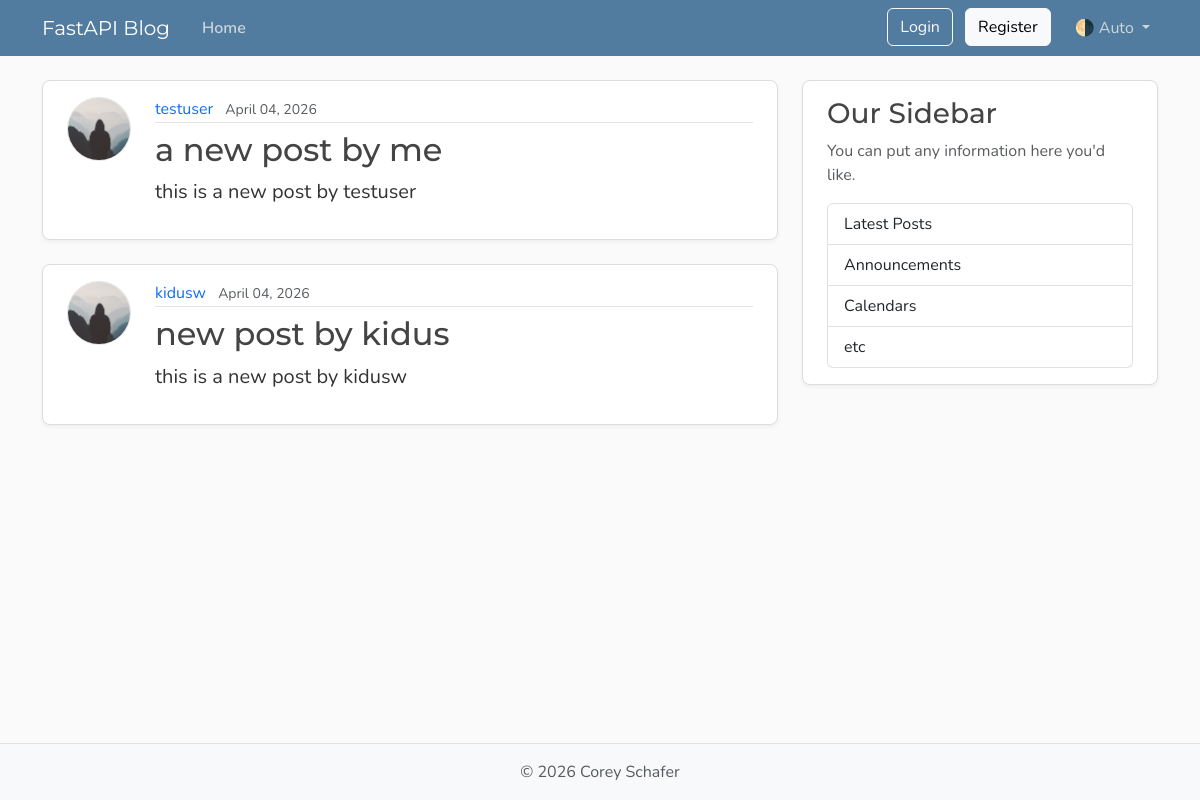
The page /posts on the database its author committed.
### models.py (models this page shows, shortened)
class Post(Base):
    __tablename__ = "posts"
    id: Mapped[int] = mapped_column(Integer, primary_key=True, index=True)
    title: Mapped[str] = mapped_column(String(100), nullable=False)
    content: Mapped[str] = mapped_column(Text, nullable=False)
    user_id: Mapped[int] = mapped_column(
        ForeignKey("users.id"),
        nullable=False,
        index=True,
    )
    date_posted: Mapped[datetime] = mapped_column(
        DateTime(timezone=True),
        default=lambda: datetime.now(UTC),
    )
    author: Mapped[User] = relationship(back_populates="posts")

class User(Base):
    __tablename__ = "users"
    id: Mapped[int] = mapped_column(Integer, primary_key=True, index=True)
    username: Mapped[str] = mapped_column(String(50), unique=True, nullable=False)
    email: Mapped[str] = mapped_column(String(120), unique=True, nullable=False)
    password_hash : Mapped[str] = mapped_column(String(200),nullable=False)
    image_file: Mapped[str | None] = mapped_column(
        String(200),
        nullable=True,
        default=None,
    )
    posts: Mapped[list[Post]] = relationship(
        back_populates="author",
        cascade="all, delete-orphan",
    )

### main.py (the view)
@app.get("/", include_in_schema=False, name="home")
@app.get("/posts", include_in_schema=False, name="posts")
async def home(request: Request, db: Annotated[AsyncSession, Depends(get_db)]):
    result = await db.execute(
        select(models.Post)
        .options(selectinload(models.Post.author))
        .order_by(models.Post.date_posted.desc()),
    )
    posts = result.scalars().all()
    return templates.TemplateResponse(
        request,
        "home.html",
        {"posts": posts, "title": "Home"},
    )

### templates/home.html
{% extends "layout.html" %}
{% block content %}
    {% for post in posts %}
        <article class="content-section py-3 px-4 mb-4">
            <div class="d-flex align-items-start gap-4">
                <img class="rounded-circle article-img flex-shrink-0"
                     src="{{ post.author.image_path }}"
                     alt="{{ post.author.username }}'s profile picture"
                     width="64"
                     height="64"
                     loading="lazy">
                <div class="flex-grow-1">
                    <div class="article-metadata mb-2">
                        <a class="me-2"
                           href="{{ url_for("user_posts", user_id=post.author.id) }}">{{ post.author.username }}</a>
                        <small class="text-body-secondary">{{ post.date_posted.strftime("%B %d, %Y") }}</small>
                    </div>
                    <h2>
                        <a class="article-title"
                           href="{{ url_for("post_page", post_id=post.id) }}">{{ post.title }}</a>
                    </h2>
                    <p class="article-content">{{ post.content }}</p>
                </div>
            </div>
        </article>
    {% endfor %}
{% endblock content %}

### templates/layout.html (shortened to what this page needs)
<!DOCTYPE html>
<html lang="en">
    <head>
        <link href="https://cdn.jsdelivr.net/npm/bootstrap@5.3.8/dist/css/bootstrap.min.css"
              rel="stylesheet"
>
        <link rel="stylesheet"
              type="text/css"
              href="{{ url_for("static", path='css/main.css') }}">
    </head>
    <body class="d-flex flex-column min-vh-100">
        <header class="site-header">
            <nav class="navbar navbar-expand-md bg-steel fixed-top"
                 data-bs-theme="dark">
                <div class="container">
                    <a class="navbar-brand me-4" href="{{ url_for("home") }}">FastAPI Blog</a>
                    <div class="collapse navbar-collapse" id="navbarToggle">
                        <div class="navbar-nav me-auto">
                            <a class="nav-link active"
                               aria-current="page"
                               href="{{ url_for("home") }}">Home</a>
                        </div>
                        <div class="navbar-nav">
                            <div id="loggedOutNav">
                                <a class="btn btn-outline-light mb-2 mb-md-0 me-md-2"
                                   href="{{ url_for("login_page") }}">Login</a>
                                <a class="btn btn-light mb-2 mb-md-0 me-md-3"
                                   href="{{ url_for("register_page") }}">Register</a>
                            </div>
                            <div class="nav-item dropdown">
                                <a class="nav-link dropdown-toggle"
                                   href="#"
                                   role="button"
                                   id="bd-theme"
                                   data-bs-toggle="dropdown"
                                   aria-expanded="false">
                                    <span id="bd-theme-text">🌗 Auto</span>
                                </a>
                            </div>
                        </div>
                    </div>
                </div>
            </nav>
        </header>
        <main role="main" class="container">
            <div class="row">
                <div class="col-md-8">
                    {% block content %}
                    {% endblock content %}
                </div>
                <aside class="col-md-4">
                    <div class="content-section py-3 px-4 mb-4">
                        <h3>Our Sidebar</h3>
                        <p class="text-body-secondary">You can put any information here you'd like.</p>
                        <ul class="list-group">
                            <li class="list-group-item">Latest Posts</li>
                            <li class="list-group-item">Announcements</li>
                            <li class="list-group-item">Calendars</li>
                            <li class="list-group-item">etc</li>
                        </ul>
                    </div>
                </aside>
            </div>
        </main>
        <footer class="mt-auto py-3 bg-body-tertiary border-top">
            <div class="container text-center">
                <p class="text-body-secondary mb-0">
                    © <span id="year"></span> Corey Schafer
                </p>
            </div>
        </footer>
    </body>
</html>

### static/css/main.css (style rules this page uses)
:root { --font-heading: "Montserrat", system-ui, -apple-system, BlinkMacSystemFont, sans-serif; --font-body: "Nunito", system-ui, -apple-system, BlinkMacSystemFont, sans-serif; --color-bg-body: #fafafa; --color-bg-content: #ffffff; --color-text-primary: #333333; --color-text-heading: #444444; --color-steel: #527c9f; --color-nav-link: #cbd5db; --color-nav-link-hover: #ffffff; --color-link-hover: #428bca; --color-border: #dddddd; --color-border-light: #e3e3e3; --spacing-xl: 5rem; --article-img-size: 4rem; --account-img-size: 7.813rem; }
body { font-family: var(--font-body); background: var(--color-bg-body); color: var(--color-text-primary); }
main { padding-top: var(--spacing-xl); }
h1, h2, h3, h4, h5, h6 { font-family: var(--font-heading); color: var(--color-text-heading); }
.navbar-brand { font-family: var(--font-heading); }
a { text-decoration: none; }
.bg-steel { background-color: var(--color-steel); }
.site-header .navbar-nav .nav-link { color: var(--color-nav-link); transition: color 0.2s ease-in-out; }
.site-header .navbar-nav .nav-link.active { font-weight: 600; }
.content-section { background: var(--color-bg-content); border: 1px solid var(--color-border); border-radius: 0.5rem; box-shadow: 0 2px 4px rgba(15, 23, 42, 0.05); transition: box-shadow 0.15s ease, transform 0.15s ease, border-color 0.15s ease; }
.article-title { color: var(--color-text-heading); transition: color 0.2s ease-in-out; }
.article-content { white-space: pre-line; font-size: 1.25rem; }
.article-img { height: var(--article-img-size); width: var(--article-img-size); flex-shrink: 0; object-fit: cover; border: 1px solid var(--color-border-light); box-shadow: 0 0 0 2px var(--color-bg-content); }
.article-metadata { padding-bottom: 0.063rem; border-bottom: 1px solid var(--color-border-light); }
.article-metadata a { transition: color 0.2s ease-in-out; }
[data-bs-theme="dark"] { --color-bg-body: #1a1a1a; --color-bg-content: #2d2d2d; --color-text-primary: #e0e0e0; --color-text-heading: #f0f0f0; --color-border: #404040; --color-border-light: #4a4a4a; }

### rows shown on the page
Post: author.username "testuser", date_posted "April 04, 2026", title "a new post by me", content "this is a new post by testuser"
Post: author.username "kidusw", date_posted "April 04, 2026", title "new post by kidus", content "this is a new post by kidusw"
